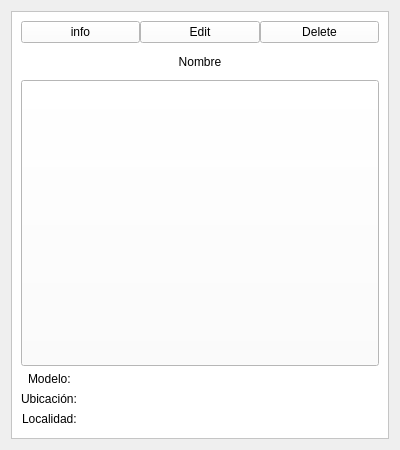
<?xml version="1.0" encoding="UTF-8"?>
<ui version="4.0">
 <class>Form</class>
 <widget class="QWidget" name="Form">
  <property name="geometry">
   <rect>
    <x>0</x>
    <y>0</y>
    <width>400</width>
    <height>450</height>
   </rect>
  </property>
  <property name="maximumSize">
   <size>
    <width>400</width>
    <height>450</height>
   </size>
  </property>
  <property name="windowTitle">
   <string>Form</string>
  </property>
  <layout class="QGridLayout" name="gridLayout_2">
   <item row="0" column="0">
    <widget class="QFrame" name="frame">
     <property name="styleSheet">
      <string notr="true">background-color: rgb(255, 255, 255);</string>
     </property>
     <property name="frameShape">
      <enum>QFrame::StyledPanel</enum>
     </property>
     <property name="frameShadow">
      <enum>QFrame::Raised</enum>
     </property>
     <layout class="QGridLayout" name="gridLayout">
      <item row="0" column="0">
       <layout class="QVBoxLayout" name="verticalLayout" stretch="1,5,0,1">
        <item>
         <layout class="QHBoxLayout" name="horizontalLayout">
          <property name="spacing">
           <number>0</number>
          </property>
          <item>
           <widget class="QPushButton" name="info_button">
            <property name="text">
             <string>info</string>
            </property>
           </widget>
          </item>
          <item>
           <widget class="QPushButton" name="edit_button">
            <property name="text">
             <string>Edit</string>
            </property>
           </widget>
          </item>
          <item>
           <widget class="QPushButton" name="delete_button">
            <property name="text">
             <string>Delete</string>
            </property>
           </widget>
          </item>
         </layout>
        </item>
        <item>
         <widget class="QLabel" name="name_label">
          <property name="maximumSize">
           <size>
            <width>16777215</width>
            <height>25</height>
           </size>
          </property>
          <property name="text">
           <string>Nombre</string>
          </property>
          <property name="alignment">
           <set>Qt::AlignCenter</set>
          </property>
         </widget>
        </item>
        <item>
         <widget class="QPushButton" name="link_button">
          <property name="sizePolicy">
           <sizepolicy hsizetype="Minimum" vsizetype="Minimum">
            <horstretch>0</horstretch>
            <verstretch>5</verstretch>
           </sizepolicy>
          </property>
          <property name="minimumSize">
           <size>
            <width>0</width>
            <height>103</height>
           </size>
          </property>
          <property name="text">
           <string/>
          </property>
         </widget>
        </item>
        <item>
         <layout class="QFormLayout" name="formLayout">
          <property name="labelAlignment">
           <set>Qt::AlignCenter</set>
          </property>
          <property name="formAlignment">
           <set>Qt::AlignHCenter|Qt::AlignTop</set>
          </property>
          <item row="1" column="0">
           <widget class="QLabel" name="label_3">
            <property name="text">
             <string>Modelo:</string>
            </property>
           </widget>
          </item>
          <item row="1" column="1">
           <widget class="QLabel" name="description0_label">
            <property name="text">
             <string/>
            </property>
           </widget>
          </item>
          <item row="2" column="0">
           <widget class="QLabel" name="label_4">
            <property name="text">
             <string>Ubicación:</string>
            </property>
           </widget>
          </item>
          <item row="2" column="1">
           <widget class="QLabel" name="description1_label">
            <property name="text">
             <string/>
            </property>
           </widget>
          </item>
          <item row="3" column="0">
           <widget class="QLabel" name="label_5">
            <property name="text">
             <string>Localidad:</string>
            </property>
           </widget>
          </item>
          <item row="3" column="1">
           <widget class="QLabel" name="description1_label_2">
            <property name="text">
             <string/>
            </property>
           </widget>
          </item>
         </layout>
        </item>
       </layout>
      </item>
     </layout>
    </widget>
   </item>
  </layout>
 </widget>
 <resources/>
 <connections/>
</ui>
